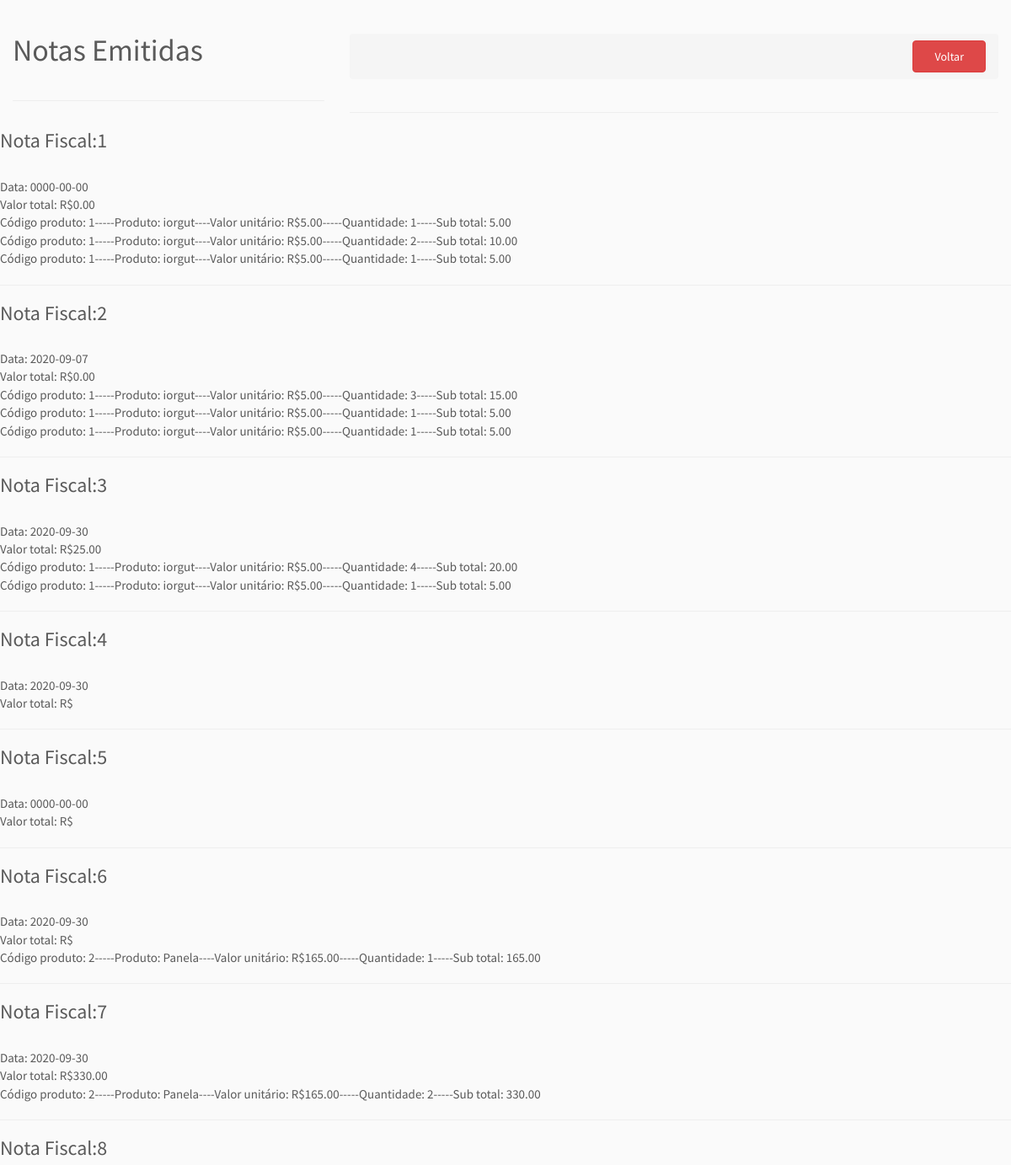
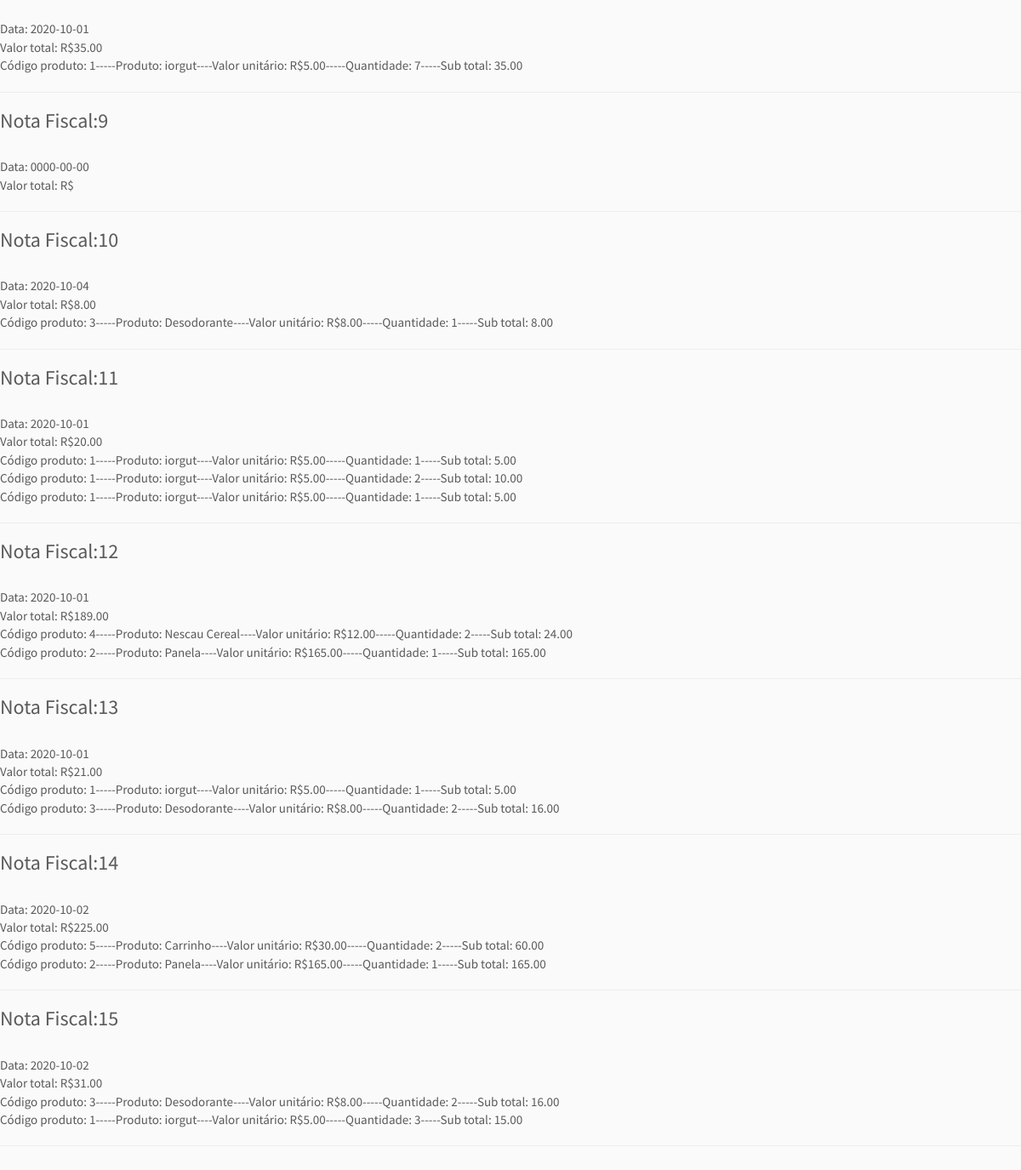
/verNF.php, run on the app's committed database (2 pictures, top to bottom).
### tables this page shows
CREATE TABLE `nota_fiscal` (
  `nf` int(11) NOT NULL,
  `data` date DEFAULT NULL,
  `valor_total` decimal(10,2) DEFAULT NULL
);

CREATE TABLE `itens_nf` (
  `id` int(11) NOT NULL,
  `cod_produto` int(11) DEFAULT NULL,
  `num_nf` int(11) DEFAULT NULL,
  `qtde` int(11) DEFAULT NULL,
  `subtotal` decimal(10,2) DEFAULT NULL
);

CREATE TABLE `produtos` (
  `id` int(11) NOT NULL,
  `nome` varchar(50) DEFAULT NULL,
  `preco` decimal(10,2) DEFAULT NULL,
  `marca` varchar(100) NOT NULL
);

### verNF.php (the view, shortened to what this page needs)
<!DOCTYPE html>
<html>
<head>
    <link rel="stylesheet" href="assets/vendor/bootstrap/css/bootstrap.min.css">
    <link rel="stylesheet" href="assets/vendor/font-awesome/css/font-awesome.min.css">
    <link rel="stylesheet" href="assets/vendor/linearicons/style.css">
    <link rel="stylesheet" href="assets/vendor/metisMenu/metisMenu.css">
    <link rel="stylesheet" href="assets/vendor/bootstrap-progressbar/css/bootstrap-progressbar-3.3.4.min.css">
    <link rel="stylesheet" href="assets/vendor/chartist/css/chartist.min.css">
    <link rel="stylesheet" href="assets/vendor/chartist-plugin-tooltip/chartist-plugin-tooltip.css">
    <link rel="stylesheet" href="assets/vendor/toastr/toastr.min.css">
    <link rel="stylesheet" href="assets/css/main.css">
    <link rel="stylesheet" href="assets/css/demo.css">
</head>
<body>
    <div class="breadcrumbs">
            <div class="col-sm-4">
                <div class="page-header float-left">
                    <div class="page-title">
                        <h1>Notas Emitidas</h1>
                    </div>
                </div>
            </div>
            <div class="col-sm-8">
                <div class="page-header float-right">
                    <div class="page-title">
                        <ol class="breadcrumb text-right">
                            <td>
                                <a href="index.php" class="btn btn-danger">Voltar</a>
                            </td>
                        </ol>
                    </div>
                </div>
            </div>
        </div>
    <div class="card-body">
<?php
include 'conecta.php';
$consulta = "SELECT * FROM nota_fiscal";
foreach ($conecta -> query($consulta) as $linhaAtual) {
?>
<h1 class="page-title">
<?php
	echo "Nota Fiscal:".$linhaAtual['nf']."<br>";
?>
</h1>
<?php
    echo "Data: ".$linhaAtual['data']."<br>";
	echo "Valor total: R$".$linhaAtual['valor_total']."<br>";
?>
<?php
	$nota = $linhaAtual['nf'];
	$consulta2 = "SELECT * FROM itens_nf WHERE num_nf = '$nota'";
	foreach ($conecta -> query($consulta2) as $linhaAtual2) {
		echo "Código produto: ".$linhaAtual2['cod_produto']."-----";
		$codigo =$linhaAtual2['cod_produto'];
		$consulta3 = "SELECT * FROM produtos WHERE id='$codigo'";
		foreach ($conecta -> query($consulta3) as $linhaAtual3) {
			echo "Produto: ".$linhaAtual3['nome']."----";
			echo "Valor unitário: R$".$linhaAtual3['preco']."-----";
		}
		echo "Quantidade: ".$linhaAtual2['qtde']."-----";
		echo "Sub total: ".$linhaAtual2['subtotal']."<br>";
	}
	echo "<hr>";
}
echo "<br>";
?>
        </div>
    </body>
</html>

### assets/css/main.css (style rules this page uses)
body { background-color: #fafafa; font-family: "Source Sans Pro", sans-serif; font-size: 15px; color: #5A5A5A; }
a { color: #6290d0; }
.page-title { margin-top: 0; margin-bottom: 30px; font-size: 24px; font-weight: 400; }
.btn { padding: 8px 25px; }
.btn-danger { background-color: #de4848; border-color: #dc3b3b; }

### data on the page
nota_fiscal: nf "1", data "0000-00-00", valor_total "0.00"
itens_nf: cod_produto "1", qtde "1", subtotal "5.00"
produtos: nome "iorgut", preco "5.00"
itens_nf: cod_produto "1", qtde "2", subtotal "10.00"
itens_nf: cod_produto "1", qtde "1", subtotal "5.00"
nota_fiscal: nf "2", data "2020-09-07", valor_total "0.00"
itens_nf: cod_produto "1", qtde "3", subtotal "15.00"
itens_nf: cod_produto "1", qtde "1", subtotal "5.00"
itens_nf: cod_produto "1", qtde "1", subtotal "5.00"
nota_fiscal: nf "3", data "2020-09-30", valor_total "25.00"
itens_nf: cod_produto "1", qtde "4", subtotal "20.00"
itens_nf: cod_produto "1", qtde "1", subtotal "5.00"
nota_fiscal: nf "4", data "2020-09-30"
nota_fiscal: nf "5", data "0000-00-00"
nota_fiscal: nf "6", data "2020-09-30"
itens_nf: cod_produto "2", qtde "1", subtotal "165.00"
produtos: nome "Panela", preco "165.00"
nota_fiscal: nf "7", data "2020-09-30", valor_total "330.00"
itens_nf: cod_produto "2", qtde "2", subtotal "330.00"
nota_fiscal: nf "8", data "2020-10-01", valor_total "35.00"
itens_nf: cod_produto "1", qtde "7", subtotal "35.00"
nota_fiscal: nf "9", data "0000-00-00"
nota_fiscal: nf "10", data "2020-10-04", valor_total "8.00"
itens_nf: cod_produto "3", qtde "1", subtotal "8.00"
produtos: nome "Desodorante", preco "8.00"
nota_fiscal: nf "11", data "2020-10-01", valor_total "20.00"
itens_nf: cod_produto "1", qtde "1", subtotal "5.00"
itens_nf: cod_produto "1", qtde "2", subtotal "10.00"
itens_nf: cod_produto "1", qtde "1", subtotal "5.00"
nota_fiscal: nf "12", data "2020-10-01", valor_total "189.00"
itens_nf: cod_produto "4", qtde "2", subtotal "24.00"
produtos: nome "Nescau Cereal", preco "12.00"
itens_nf: cod_produto "2", qtde "1", subtotal "165.00"
nota_fiscal: nf "13", data "2020-10-01", valor_total "21.00"
itens_nf: cod_produto "1", qtde "1", subtotal "5.00"
itens_nf: cod_produto "3", qtde "2", subtotal "16.00"
nota_fiscal: nf "14", data "2020-10-02", valor_total "225.00"
itens_nf: cod_produto "5", qtde "2", subtotal "60.00"
produtos: nome "Carrinho", preco "30.00"
itens_nf: cod_produto "2", qtde "1", subtotal "165.00"
nota_fiscal: nf "15", data "2020-10-02", valor_total "31.00"
itens_nf: cod_produto "3", qtde "2", subtotal "16.00"
itens_nf: cod_produto "1", qtde "3", subtotal "15.00"
